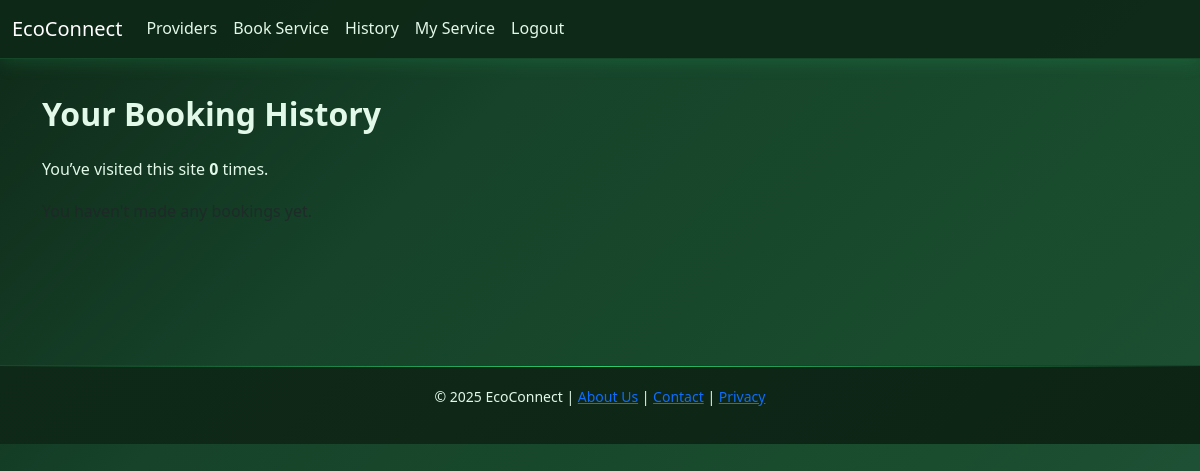
/history/ (signed in), run on an earlier commit of the app's database.
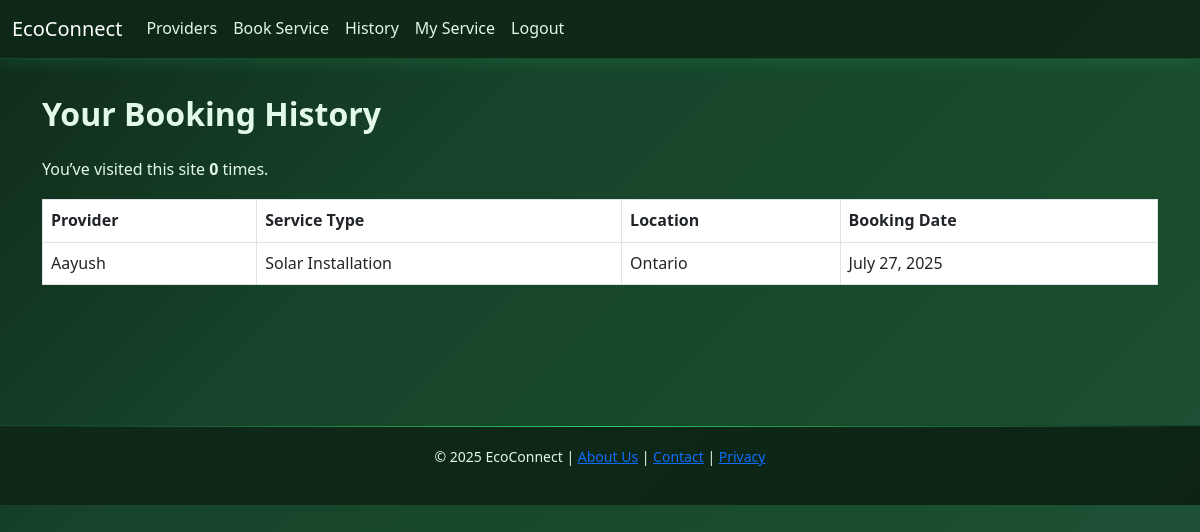
And on a later commit of the database.
### services/models.py (models this page shows, shortened)
class Booking(models.Model):
    customer = models.ForeignKey(User, on_delete=models.CASCADE)
    provider = models.ForeignKey(ServiceProvider, on_delete=models.CASCADE)
    booking_date = models.DateField()

class ServiceProvider(models.Model):
    SERVICE_TYPES = [
        ('solar', 'Solar Installation'),
        ('insulation', 'Home Insulation'),
        ('compost', 'Compost Pickup'),
        ('rainwater', 'Rainwater Harvesting'),
    ]
    user = models.ForeignKey(User, on_delete=models.CASCADE)
    name = models.CharField(max_length=100)
    service_type = models.CharField(max_length=50, choices=SERVICE_TYPES)
    location = models.CharField(max_length=100)
    certification = models.FileField(upload_to='certifications/', null=True, blank=True)

### services/views.py (the view)
# urls.py: path('history/', views.user_history, name='user_history'),
@login_required
def user_history(request):
    bookings = Booking.objects.filter(customer=request.user)
    visits = request.session.get('visits', 0)
    return render(request, 'services/user_history.html', {'bookings': bookings, 'visits': visits})

### services/templates/services/user_history.html
{% extends 'services/base.html' %}
{% block content %}
<h2>Your Booking History</h2>
<p>You’ve visited this site <strong>{{ visits }}</strong> time{{ visits|pluralize }}.</p>
{% if bookings %}
    <table class="table table-bordered">
        <thead>
            <tr>
                <th>Provider</th>
                <th>Service Type</th>
                <th>Location</th>
                <th>Booking Date</th>
            </tr>
        </thead>
        <tbody>
            {% for booking in bookings %}
            <tr>
                <td>{{ booking.provider.name }}</td>
                <td>{{ booking.provider.get_service_type_display }}</td>
                <td>{{ booking.provider.location }}</td>
                <td>{{ booking.booking_date }}</td>
            </tr>
            {% endfor %}
        </tbody>
    </table>
{% else %}
    <p class="text-muted">You haven't made any bookings yet.</p>
{% endif %}
{% endblock %}

### services/templates/services/base.html (shortened to what this page needs)
{% load static %}
<!DOCTYPE html>
<html lang="en">
<head>
    <link rel="stylesheet" href="https://cdn.jsdelivr.net/npm/bootstrap@5.3.0/dist/css/bootstrap.min.css">
    <link rel="stylesheet" href="{% static 'services/style.css' %}">
</head>
<body>
    <nav class="navbar navbar-expand-lg navbar-light bg-light fixed-top">
        <div class="container-fluid">
            <a class="navbar-brand" href="{% url 'home' %}">EcoConnect</a>
            <div class="collapse navbar-collapse">
                <ul class="navbar-nav me-auto">
                    <li class="nav-item"><a class="nav-link" href="{% url 'providers' %}">Providers</a></li>
                    <li class="nav-item"><a class="nav-link" href="{% url 'book_service' %}">Book Service</a></li>
                    {% if user.is_authenticated %}
                    <li class="nav-item"><a class="nav-link" href="{% url 'user_history' %}">History</a></li>
                    <li class="nav-item"><a class="nav-link" href="{% url 'provider_dashboard' %}">My Service</a></li>
                    <li class="nav-item"><a class="nav-link" href="{% url 'logout' %}">Logout</a></li>
                    {% else %}
                    <li class="nav-item"><a class="nav-link" href="{% url 'register' %}">Register</a></li>
                    <li class="nav-item"><a class="nav-link" href="{% url 'login' %}">Login</a></li>
                    <li class="nav-item"><a class="nav-link" href="{% url 'login' %}?next={% url 'create_provider' %}">Become a Provider</a></li>
                    {% endif %}
                </ul>
            </div>
        </div>
    </nav>
    <div class="container">
        {% block content %}
        {% endblock %}
    </div>
    <footer>
        <p>&copy; 2025 EcoConnect | <a href="{% url 'about' %}">About Us</a> | <a href="{% url 'contact' %}">Contact</a> | <a
                href="#">Privacy</a></p>
    </footer>
</body>
</html>

### services/static/services/style.css (style rules this page uses)
:root { --primary-green: #2ecc71; --dark-green: #0f2918; --darker-green: #1a4d2e; --medium-green: #16432a; --accent-green: #27ae60; --soft-green: #1e3d26; --forest-green: #0d2415; --sage-green: #22543d; --mint-green: #234e3a; --light-accent: #3dd56d; --text-light: #e2f8e8; --text-medium: #c6f0d0; --text-dark: #1a202c; --shadow-soft: 0 4px 20px rgba(46, 204, 113, 0.15); --shadow-medium: 0 8px 30px rgba(46, 204, 113, 0.2); --shadow-strong: 0 12px 40px rgba(46, 204, 113, 0.25); --transition: all 0.3s cubic-bezier(0.4, 0, 0.2, 1); }
body { background: linear-gradient(135deg, #0f2918 0%, #16432a 30%, #1a4d2e 70%, #22543d 100%); font-family: 'Segoe UI', Tahoma, Geneva, Verdana, sans-serif; color: var(--text-light); padding-top: 70px; line-height: 1.6; background-attachment: fixed; min-height: 100vh; }
.navbar-brand { color: white; }
.navbar { background: rgba(15, 41, 24, 0.95) !important; box-shadow: 0 2px 20px rgba(46, 204, 113, 0.2); transition: var(--transition); border-bottom: 1px solid rgba(46, 204, 113, 0.2); }
.navbar .nav-link { color: var(--text-light) !important; font-weight: 500; position: relative; transition: var(--transition); }
.navbar .nav-link::after { content: ''; position: absolute; bottom: -5px; left: 50%; width: 0; height: 2px; background: var(--light-accent); transition: var(--transition); transform: translateX(-50%); }
footer { background: linear-gradient(135deg, var(--dark-green) 0%, var(--forest-green) 100%); color: var(--text-medium); text-align: center; padding: 30px 20px; margin-top: 80px; font-size: 14px; position: relative; overflow: hidden; border-top: 1px solid rgba(46, 204, 113, 0.2); }
footer::before { content: ''; position: absolute; top: 0; left: 0; right: 0; height: 1px; background: linear-gradient(90deg, transparent, var(--primary-green), transparent); }
h1, h2, h3, h4, h5 { color: var(--text-light); font-weight: 600; background: transparent !important; }
h2 { font-size: 2rem; margin-bottom: 1.5rem; margin-top: 35px; }
p, .lead { background: transparent !important; color: var(--text-light); }

### services/templates/services/base.html (style rules this page uses)
body { padding-top: 60px; }
footer { margin-top: 140px; padding: 20px; background-color: #f2f2f2; text-align: center; }

What changed in the data, as far as the page shows it:
added Booking: provider.name "Aayush", provider.service_type "Solar Installation", provider.location "Ontario", booking_date "July 27, 2025"
Also different on the page:
text now shown: "Provider Service Type Location Booking Date"
